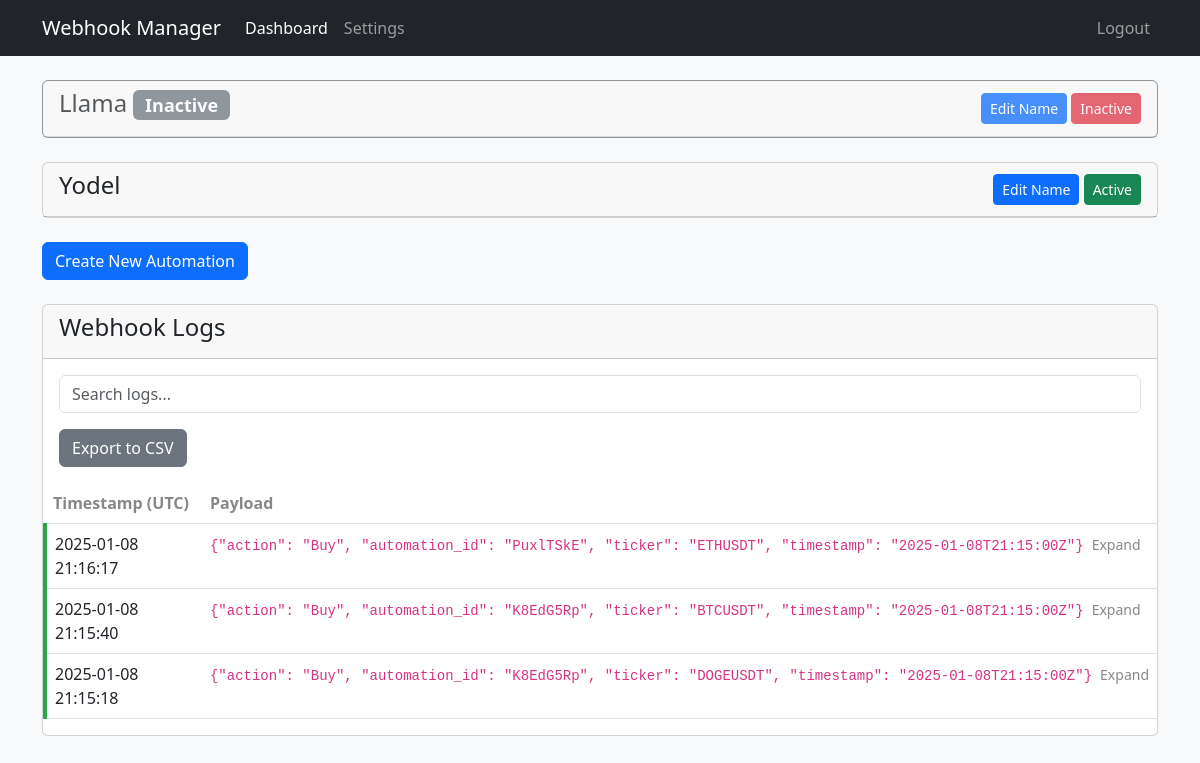
Page /dashboard (signed in) on the committed database.
### app/models/automation.py (models this page shows, shortened)
class Automation(db.Model):
    id = db.Column(db.Integer, primary_key=True)
    automation_id = db.Column(db.String(8), unique=True, nullable=False)
    name = db.Column(db.String(100), nullable=True)
    user_id = db.Column(db.Integer, db.ForeignKey('user.id'), nullable=False)
    created_at = db.Column(db.DateTime(timezone=True), default=datetime.now(timezone.utc))
    is_active = db.Column(db.Boolean, default=True)
    user = db.relationship('User', backref=db.backref('automations', lazy=True))

### app/routes/dashboard.py (the view)
@bp.route('/dashboard')
def dashboard():
    if not session.get('user_id'):
        return redirect(url_for('auth.login'))
    user_automations = Automation.query.filter_by(user_id=session['user_id']).all()
    automation_ids = [a.automation_id for a in user_automations]
    webhook_logs = WebhookLog.query\
        .filter(WebhookLog.automation_id.in_(automation_ids))\
        .order_by(WebhookLog.timestamp.desc())\
        .all()
    logs = [json.dumps({
        "timestamp": log.timestamp.strftime("%Y-%m-%d %H:%M:%S"),
        "payload": log.payload
    }) for log in webhook_logs]
    return render_template('dashboard.html',
                         automations=user_automations,
                         logs=logs)

### app/templates/dashboard.html (shortened to what this page needs)
<!DOCTYPE html>
<html lang="en">
    <head>
        <link href="https://cdn.jsdelivr.net/npm/bootstrap@5.3.0/dist/css/bootstrap.min.css" rel="stylesheet">
    </head>
    <body class="bg-light">
        <nav class="navbar navbar-expand-lg navbar-dark bg-dark">
            <div class="container">
                <a class="navbar-brand" href="#">Webhook Manager</a>
                <div class="collapse navbar-collapse" id="navbarNav">
                    <ul class="navbar-nav me-auto">
                        <li class="nav-item">
                            <a class="nav-link active" href="{{ url_for('dashboard.dashboard') }}">Dashboard</a>
                        </li>
                        <li class="nav-item">
                            <a class="nav-link" href="{{ url_for('dashboard.settings') }}">Settings</a>
                        </li>
                    </ul>
                    <ul class="navbar-nav">
                        <li class="nav-item">
                            <a class="nav-link" href="{{ url_for('auth.logout') }}">Logout</a>
                        </li>
                    </ul>
                </div>
            </div>
        </nav>
        <div class="container mt-4">
            <div class="row">
                <div class="col-md-12">
                    {% if automations %}
                    {% for automation in automations %}
                    <div class="card mb-4 {% if not automation.is_active %}border-secondary opacity-75{% endif %}">
                        <div class="card-header d-flex justify-content-between align-items-center automation-header"
                             data-automation-id="{{ automation.automation_id }}">
                                <h4>
                                    {{ automation.name if automation.name else 'Unnamed Automation' }}
                                    {% if not automation.is_active %}
                                    <span class="badge bg-secondary">Inactive</span>
                                    {% endif %}
                                </h4>
                            <div>
                                <button class="btn btn-sm btn-primary edit-automation-name"
                                    data-automation-id="{{ automation.automation_id }}"
                                    data-automation-name="{{ automation.name }}">
                                Edit Name
                                </button>
                                <button class="btn btn-sm status-button {% if automation.is_active %}btn-success{% else %}btn-danger{% endif %}"
                                        data-automation-id="{{ automation.automation_id }}"
                                        data-is-active="{{ automation.is_active | tojson }}">
                                    {{ "Active" if automation.is_active else "Inactive" }}
                                </button>
                            </div>
                        </div>
                    </div>
                    {% endfor %}
                    {% endif %}
                    <button id="createAutomationBtn" class="btn btn-primary mb-4">Create New Automation</button>
                    <div class="card">
                        <div class="card-header">
                            <h4>Webhook Logs</h4>
                        </div>
                        <div class="card-body">
                            <div class="search-container">
                                <input type="text" id="searchInput" class="form-control" placeholder="Search logs...">
                            </div>
                            <div>
                                <button id="exportButton" class="btn btn-secondary me-2">Export to CSV</button>
                            </div>
                        </div>
                        <table class="table" id="webhook-table">
                            <thead>
                                <tr>
                                    <th class="timestamp-column">
                                        <a href="#" class="sort-header" data-column="timestamp">Timestamp (UTC)</a>
                                    </th>
                                    <th>
                                        <a href="#" class="sort-header" data-column="payload">Payload</a>
                                    </th>
                                </tr>
                            </thead>
                            <tbody id="logs">
                                {% for log in logs %}
                                {% set entry = log|from_json %}
                                <tr class="webhook-type-{{ entry.payload.action|lower if entry.payload.action else 'other' }}">
                                    <td>
                                        <div>{{ entry.timestamp }}</div>
                                    </td>
                                    <td>
                                        <div class="payload-container">
                                            <div>
                                                <code class="json-compact">{{ entry.payload|tojson }}</code>
                                            </div>
                                            <button class="btn btn-sm toggle-json">Expand</button>
                                        </div>
                                    </td>
                                </tr>
                                {% endfor %}
                            </tbody>
                        </table>
                    </div>
                </div>
            </div>
        </div>
    </body>
</html>

### app/templates/dashboard.html (style rules this page uses)
.sort-header { color: #888; text-decoration: none; }
.timestamp-column { width: 180px; }
table thead th { padding: 0.5rem !important; }
.webhook-type-buy { border-left: 4px solid #28a745; }
.search-container { margin-bottom: 1rem; }
.json-compact { white-space: nowrap; }
.toggle-json { color: #888; text-decoration: none; padding: 0; border: none; }
.payload-container { display: flex; align-items: center; gap: 0.5rem; }

### rows in the picture
Automation: name "Llama", shows "Inactive", is_active "Inactive"
Automation: name "Yodel", is_active "Active"

### other values in the picture
{{ entry.timestamp }} "2025-01-08 21:16:17" "2025-01-08 21:15:40" "2025-01-08 21:15:18"
{{ entry.payload|tojson }} "{\"action\": \"Buy\", \"automation_id\": \"PuxlTSkE\", \"ticker\": \"ETHUSDT\", \"timestamp\": \"2025-01-08T21:15:00Z\"}" "{\"action\": \"Buy\", \"automation_id\": \"K8EdG5Rp\", \"ticker\": \"BTCUSDT\", \"timestamp\": \"2025-01-08T21:15:00Z\"}" "{\"action\": \"Buy\", \"automation_id\": \"K8EdG5Rp\", \"ticker\": \"DOGEUSDT\", \"timestamp\": \"2025-01-08T21:15:00Z\"}"
